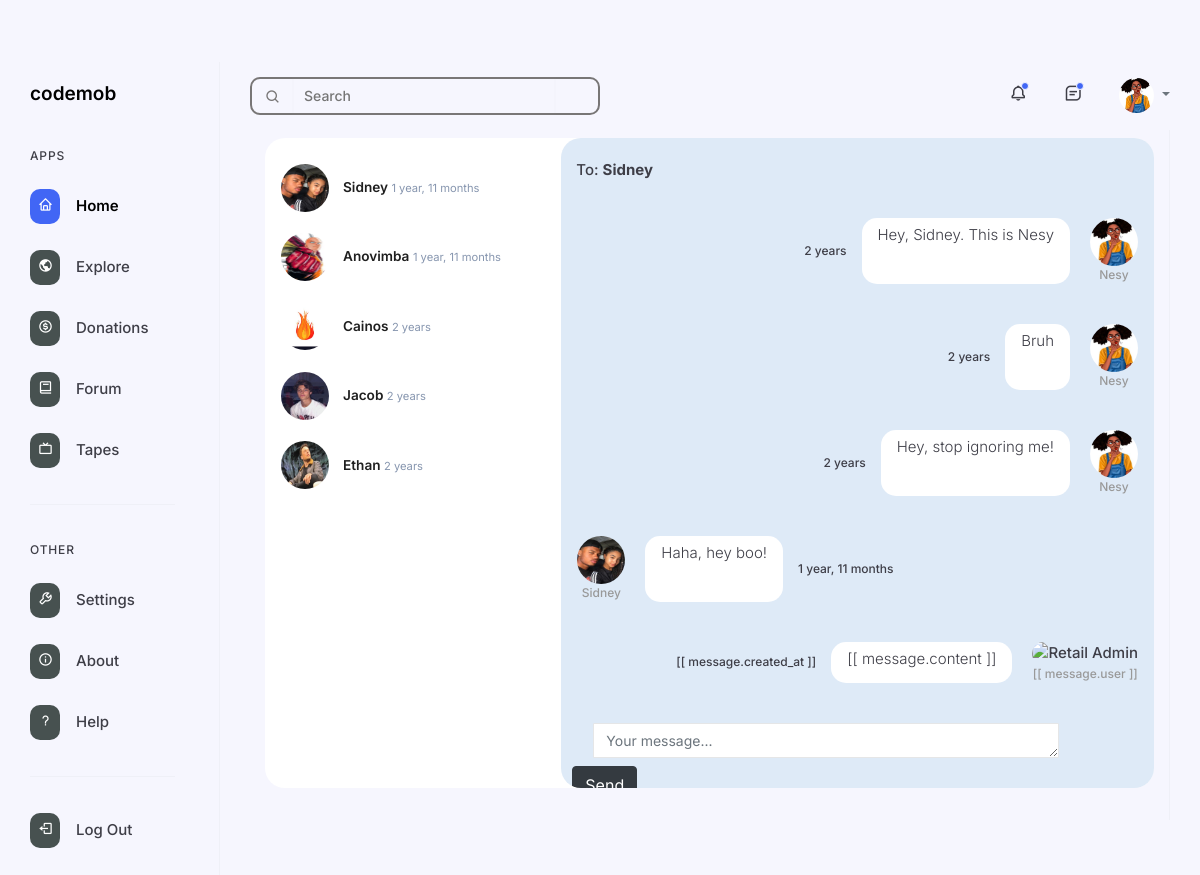
Page /conversation/messaging/6/ (signed in) on the committed database.
### users/models.py (models this page shows, shortened)
class Profile(models.Model):
     user = models.OneToOneField(User, on_delete=models.CASCADE)
     follows = models.ManyToManyField('self', related_name='followed_by', symmetrical=False) # Symetry false means if one follows you they dont automatically follow you back
     image = models.ImageField(default='default.jpg', upload_to='profile_pics')
     bio = models.CharField(max_length=200, default='This user has no bio')
     GUEST = 'Guest'
     MENTOR = 'Mentor'
     MENTEE = 'Mentee'
     ACCOUNT = [
          (GUEST, 'Guest'),
          (MENTOR, 'Mentor'),
          (MENTEE, 'Mentee'),
     ]
     account = models.CharField(
          max_length=6,
          choices=ACCOUNT,
          default=GUEST,
     )

### conversation/models.py (models this page shows, shortened)
class Conversation(models.Model):
     users = models.ManyToManyField(User, related_name='conversations')
     modified_at = models.DateTimeField(auto_now=True)
     class Meta:
          ordering = ['-modified_at']

class ConversationMessage(models.Model):
     conversation = models.ForeignKey(Conversation, related_name='messages', on_delete=models.CASCADE)
     content = models.TextField()
     created_at = models.DateTimeField(auto_now_add=True)
     created_by = models.ForeignKey(User, related_name='messages', on_delete=models.CASCADE)
     class Meta:
          ordering = ['created_at']

### conversation/views.py (the view)
# urls.py: path('conversation/', include('conversation.urls')),
@login_required
def conversation(request, user_id):
     conversations = Conversation.objects.filter(users__in=[request.user.id])
     conversations = conversations.filter(users__in=[user_id])
     if conversations.count() == 1:
          conversation = conversations[0]
     else:
          recipient = User.objects.get(pk=user_id)
          conversation = Conversation.objects.create()
          conversation.users.add(request.user)
          conversation.users.add(recipient)
          conversation.save()
     return render(request, 'conversation/conversation.html', {'conversation':conversation})

### conversation/templates/conversation/conversation.html (shortened to what this page needs)
{% extends 'core/base.html' %}
{% block content %}
      <div class="container content-wrapper" id="conversationapp">
          <div class="row gutters">
              <div class="col-xl-12 col-lg-12 col-md-12 col-sm-12 col-12 chat-area">
                  <div class="card mt-2">
                      <div class="row no-gutters">
                          <div class="col-xl-4 col-lg-4 col-md-4 col-sm-3 col-3">
                              <div class="users-container">
                                  <ul class="users">
                                      {% for conversation in request.user.conversations.all %}
                                      <li class="person" data-chat="person1">
                                        {%for user in conversation.users.all %}
                                        {% if user != request.user %}
                                        <a href="{%url 'conversation' user.id %}">
                                          <div class="user">
                                              <img src="{{ user.profile.image.url }}" alt="Retail Admin">
                                          </div>
                                          <p class="name-time">
                                              <span class="name">{{ user.username }}</span>
                                              <span class="time">{{ conversation.modified_at|timesince}}</span>
                                          </p>
                                          </a>
                                          {% endif %}
                                        {% endfor %}
                                      </li>
                                   {% empty %}
                                        <P>No conversations.</p>
                                   {% endfor %}
                                  </ul>
                              </div>
                          </div>
                          <div class="col-xl-8 col-lg-8 col-md-8 col-sm-9 col-9 conversation-area">
                              <div class="selected-user">
                              {%for user in conversation.users.all %}
                                    {% if user != request.user %}
                                  <span>To: <span class="name">{{ user.username }}</span></span>
                                {% endif %}
                            {% endfor %}
                              </div>
                              <div class="chat-container">
                                  <ul class="chat-box chatContainerScroll">
                                  {% for message in conversation.messages.all %}
                                  {% if message.created_by.username != user.username %}
                                    <li class="chat-left">
                                        <div class="chat-avatar">
                                            <img src="{{ message.created_by.profile.image.url }}" alt="Retail Admin">
                                            <div class="chat-name">{{ message.created_by.username }}</div>
                                        </div>
                                        <div class="chat-text">{{ message.content }}</div>
                                        <div class="chat-hour">{{ message.created_at|timesince }}</div>
                                    </li>
                                    {%else%}
                                    <li class="chat-right">
                                        <div class="chat-hour">{{ message.created_at|timesince }}</div>
                                        <div class="chat-text">{{ message.content }}</div>
                                        <div class="chat-avatar">
                                            <img src="{{ message.created_by.profile.image.url }}" alt="Retail Admin">
                                            <div class="chat-name">{{ message.created_by.username }}</div>
                                        </div>
                                    </li>
                                  {% endif %}
                                    {% endfor %}
                                      <li class="oink chat-right" v-for="message in messages">
                                        <div class="chat-hour">[[ message.created_at ]]</div>
                                        <div class="chat-text">[[ message.content ]]</div>
                                        <div class="chat-avatar">
                                              <img  :src="message.image"alt="Retail Admin">
                                              <div class="chat-name">[[ message.user ]]</div>
                                          </div>
                                      </li>
                                  </ul>
                                  <form v-on:submit.prevent="submitMessage()" class="form-row">
                                    <div class="field form-group mx-sm-3 mb-2 col-md-10">
                                            <textarea class="textarea form-control" rows="1" v-model="content" placeholder="Your message..."></textarea>
                                    </div>
                                        <button class="btn btn-dark mb-2">Send</button>
                                    </div>
                              </div>
                          </div>
                      </div>
                  </div>
              </div>
          </div>
      </div>
  </div>
{% endblock %}
{% block script %}
</body>
</html>
{% endblock %}

### core/templates/core/base.html (shortened to what this page needs)
{% load static %}
<!DOCTYPE html>
<html lang="en">
<head>
  <link rel="stylesheet" href="https://maxcdn.bootstrapcdn.com/bootstrap/4.5.2/css/bootstrap.min.css">
  <link rel="stylesheet" href="https://use.fontawesome.com/releases/v5.15.2/css/all.css">
  <link href='https://unpkg.com/boxicons@2.0.7/css/boxicons.min.css' rel='stylesheet'>
  <link rel="stylesheet" type="text/css" href="{% static 'core/css/main.css' %}">
  <link rel="stylesheet" type="text/css" href="{% static 'core/css/forum.css' %}">
  <link rel="stylesheet" type="text/css" href="{% static 'core/css/messaging.css' %}">
  <link rel="stylesheet" type="text/css" href="{% static 'core/css/tape.css' %}">
  <link rel="stylesheet" href="https://cdnjs.cloudflare.com/ajax/libs/animate.css/4.1.1/animate.min.css"/>
</head>
<body>
  <div class="container-body">
     <div class="sidebar" id="sidebar_collapse">
        <a class="logo-expand" href="{% url 'home' %}">codemob</a>
        <div class="side-wrapper">
         <div class="side-title">APPS</div>
           <div class="side-menu">
           <a class="sidebar-link discover is-active" href="{% url 'home' %}">
            <i class='bx bx-home'></i>
              Home
           </a>
           <a class="sidebar-link trending" href="{% url 'explore'%}">
            <i class='bx bx-world' ></i>
              Explore
           </a>
           <a class="sidebar-link" href="#">
             <i class='bx bx-dollar-circle' ></i>
            Donations
           </a>
           <a class="sidebar-link" href="{% url 'forum'%}">
            <i class='bx bx-book' ></i>
              Forum
           </a>
           <a class="sidebar-link" href="{% url 'tape'%}">
            <i class='bx bx-tv' ></i>
              Tapes
           </a>
           </div>
        </div>
        <div class="side-wrapper">
         <div class="side-title">OTHER</div>
         <div class="side-menu">
          <a class="sidebar-link" href="#">
            <i class='bx bx-wrench' ></i>
           Settings
          </a>
          <a class="sidebar-link" href="{% url 'about'%}">
            <i class='bx bx-info-circle' ></i>
           About
          </a>
          <a class="sidebar-link" href="#">
            <i class='bx bx-question-mark' ></i>
           Help
          </a>
         </div>
        </div>
        <div class="logout-wrapper">
           <div class="side-menu">
            <a class="sidebar-link" href="{% url 'logout' %}">
              <i class='bx bx-log-out'></i>
             Log Out
            </a>
           </div>
        </div>
     </div>
     <div class="wrapper">
        <div class="header">
           <div class="search">
              <form method="get" action="{% url 'search' %}">
                <div class="field search-bar">
                    <div class="control search-icon">
                        <button class="btn"><i class='bx bx-search' ></i></button>
                    </div>
                    <div class="control input-text-group">
                        <input type="text" class="input" placeholder="Search" name="query">
                    </div>
                </div>
              </form>
            </div>
           <div class="user-settings">
              <div class="notify">
                 <a href="{% url 'conversations' %}">
                    <div class="notification"></div>
                    <i class='bx bx-bell' ></i>
                 </a>
              </div>
              <div class="notify">
                 <a href="{% url 'conversations' %}">
                    <div class="notification"></div>
                    <i class='bx bx-message-square-detail' ></i>
                 </a>
              </div>
              <div class="dropdown show right">
                 <a class="dropdown-toggle text-muted" class="header__img" href="#" role="button" id="dropdownMenuLink" data-toggle="dropdown" aria-haspopup="true" aria-expanded="false">
                    <img class="user-img" src="{{ user.profile.image.url }}" alt="">
                 </a>
               </div>
           </div>
        </div>
        <div class="main-container">
        {% block content %}{% endblock %}
        </div>
{% block script %}
{% endblock %}
</body>
</html>

### core/static/core/css/main.css (style rules this page uses)
* { outline: none; box-sizing: border-box; }
html { box-sizing: border-box; -webkit-font-smoothing: antialiased; }
img { max-width: 100%; }
:root { --body-font: "Inter", sans-serif; --flaticon-color: #ffffff; --searchbar-color: rgb(154, 154, 154); --theme-bg: #f6f6fe; --body-color: #3e3e47; --button-bg: #475150; --border-color: #000; --video-bg: #e2e1f1; --white-color: rgb(0, 0, 0); --delay: 0s; --borderline-color: #eff0f7; }
body { font-family: var(--body-font); color: var(--body-color); display: flex; justify-content: center; align-items: center; flex-direction: column; width: 100%; height: 100vh; overflow: hidden; background-color: var(--theme-bg); }
body:before { position: absolute; left: 0; top: 0; width: 100%; height: 100%; opacity: 0.4; content: ""; }
.container-body { display: flex; overflow: hidden; width: 100%; font-size: 15px; font-weight: 500; position: relative; }
.sidebar { width: 220px; height: 100%; padding: 15px 30px 15px 30px; display: flex; flex-direction: column; flex-shrink: 0; transition-duration: 0.2s; overflow-y: auto; overflow-x: hidden; border-right: 1px solid var(--borderline-color); }
.sidebar .logo-expand { text-decoration: none; color: var(--white-color); font-size: 19px; font-weight: 600; line-height: 34px; position: sticky; top: 0; }
.sidebar .logo-expand:before { content: ""; position: absolute; top: -30px; left: 0; background: var(--theme-bg); width: 200px; height: 70px; z-index: -1; }
.sidebar-link:hover, .sidebar-link.is-active { color: var(--white-color); font-weight: 600; }
.sidebar-link:hover:nth-child(2n + 1) i, .sidebar-link.is-active:nth-child(2n + 1) i { background: #4166f5; }
.side-menu { display: flex; flex-direction: column; }
.side-menu a { display: flex; align-items: center; text-decoration: none; color: var(--body-color); }
.side-menu a + a { margin-top: 26px; }
.side-menu i { height: 35px; width: 30px; padding: 8px; border-radius: 10px; color: var(--flaticon-color); background-color: var(--button-bg); flex-shrink: 0; margin-right: 16px; }
.side-title { font-size: 12px; letter-spacing: 0.07em; margin-bottom: 24px; }
.side-wrapper { border-bottom: 1px solid var(--borderline-color); padding: 36px 0; width: 145px; }
.logout-wrapper { border-bottom: none; padding: 36px 0; width: 145px; }
.wrapper { display: flex; flex-direction: column; flex-grow: 1; }
.header { display: flex; align-items: center; flex-shrink: 0; padding: 15px 30px 15px 30px; }
.search { height: 38px; display: flex; width: 100%; max-width: 350px; border-radius: 10px; border: 2px solid rgb(120, 118, 118); }
.search-bar { height: 34px; display: flex; width: 100%; max-width: 350px; }
.search-bar .search-icon i { color: rgb(120, 118, 118); }
.search-bar input { width: 100%; height: 100%; border: none; background-color: transparent; font-family: var(--body-font); font-size: 14px; font-weight: 500; padding: 0 40px 0 10px; box-shadow: 0 0 0 2px rgba(134, 140, 160, 0.02); color: var(--white-color); }
.user-settings { display: flex; align-items: center; padding-left: 20px; flex-shrink: 0; margin-left: auto; }
.user-settings .notify { position: relative; }
.user-settings .notify i { width: 20px; font-size: 18px; margin-left: 35px; flex-shrink: 0; color: var(--body-color); }
.user-settings .notify .notification { width: 8px; height: 8px; border-radius: 50%; background-color: #4166f5; position: absolute; right: .1px; border: 1px solid var(--theme-bg); top: -2px; }
.user-img { width: 35px; height: 35px; flex-shrink: 0; object-fit: cover; border-radius: 50%; margin-left: 35px; }
.main-container { display: flex; flex-direction: column; padding: 0 30px 30px; flex-grow: 1; overflow: auto; }

### core/static/core/css/forum.css (style rules this page uses)
.col-lg-12 { border-right: 1px solid var(--borderline-color); }
.form-control, .single-line { background-color: #FFFFFF; background-image: none; border: 1px solid #e5e6e7; border-radius: 1px; color: inherit; display: block; padding: 6px 12px; transition: border-color 0.15s ease-in-out 0s, box-shadow 0.15s ease-in-out 0s; width: 100%; font-size: 14px; }

### rows in the picture
Conversation: modified_at "1 year, 11 months"
Conversation: modified_at "1 year, 11 months"
Conversation: modified_at "2 years"
Conversation: modified_at "2 years"
Conversation: modified_at "2 years"
ConversationMessage: created_at "2 years", content "Hey, Sidney. This is Nesy", created_by.profile.image (picture), created_by.username "Nesy"
ConversationMessage: created_at "2 years", content "Bruh", created_by.profile.image (picture), created_by.username "Nesy"
ConversationMessage: created_at "2 years", content "Hey, stop ignoring me!", created_by.profile.image (picture), created_by.username "Nesy"
ConversationMessage: created_by.profile.image (picture), created_by.username "Sidney", content "Haha, hey boo!", created_at "1 year, 11 months"

### other values in the picture
{{ user.username }} "Sidney"
{{ user.username }} "Anovimba"
{{ user.username }} "Cainos"
{{ user.username }} "Jacob"
{{ user.username }} "Ethan"
